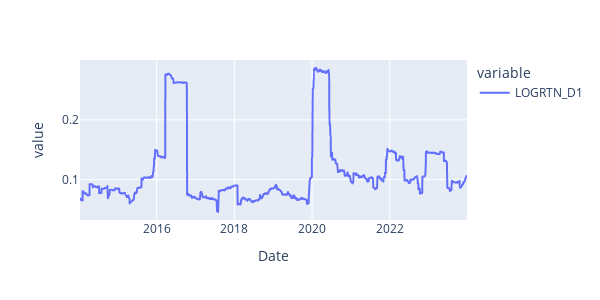
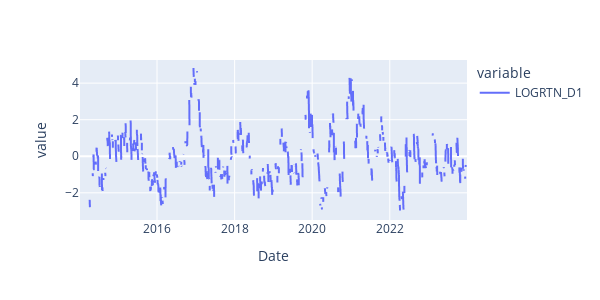

Notebook code cell kept with these figures, in order:
### Code cell
sortino_vol = log_return[log_return<0].rolling(window=trading_days,center=True,min_periods=10).std() * np.sqrt(trading_days)
sortino_ratio = (log_return.rolling(window=trading_days).mean() - Rf)*trading_days / sortino_vol
sortino_vol.plot().update_layout(autosize = False, width=600, height=300).show()
sortino_ratio.plot().update_layout(autosize = False, width=600, height=300).show()

### Figure 1 — Plotly figure (JSON) as saved in the notebook; plotly's stock layout.template omitted (floating-point values rounded to 4 significant figures; data arrays with more than 128 entries replaced by an {"elided": "..."} marker saying what was removed)
{"data": [{"hovertemplate": "variable=LOGRTN_D1<br>Date=%{x}<br>value=%{y}<extra></extra>", "legendgroup": "LOGRTN_D1", "line": {"color": "#636efa", "dash": "solid"}, "marker": {"symbol": "circle"}, "mode": "lines", "name": "LOGRTN_D1", "showlegend": true, "type": "scattergl", "x": {"elided": "1251 str values"}, "xaxis": "x", "y": {"elided": "1251 float values"}, "yaxis": "y"}], "layout": {"autosize": false, "height": 300, "legend": {"title": {"text": "variable"}, "tracegroupgap": 0}, "margin": {"t": 60}, "width": 600, "xaxis": {"anchor": "y", "domain": [0, 1], "title": {"text": "Date"}}, "yaxis": {"anchor": "x", "domain": [0, 1], "title": {"text": "value"}}}}

### Figure 2 — Plotly figure (JSON) as saved in the notebook; plotly's stock layout.template omitted (floating-point values rounded to 4 significant figures; data arrays with more than 128 entries replaced by an {"elided": "..."} marker saying what was removed)
{"data": [{"hovertemplate": "variable=LOGRTN_D1<br>Date=%{x}<br>value=%{y}<extra></extra>", "legendgroup": "LOGRTN_D1", "line": {"color": "#636efa", "dash": "solid"}, "marker": {"symbol": "circle"}, "mode": "lines", "name": "LOGRTN_D1", "showlegend": true, "type": "scattergl", "x": {"elided": "2523 str values"}, "xaxis": "x", "y": {"elided": "2523 float values"}, "yaxis": "y"}], "layout": {"autosize": false, "height": 300, "legend": {"title": {"text": "variable"}, "tracegroupgap": 0}, "margin": {"t": 60}, "width": 600, "xaxis": {"anchor": "y", "domain": [0, 1], "title": {"text": "Date"}}, "yaxis": {"anchor": "x", "domain": [0, 1], "title": {"text": "value"}}}}
